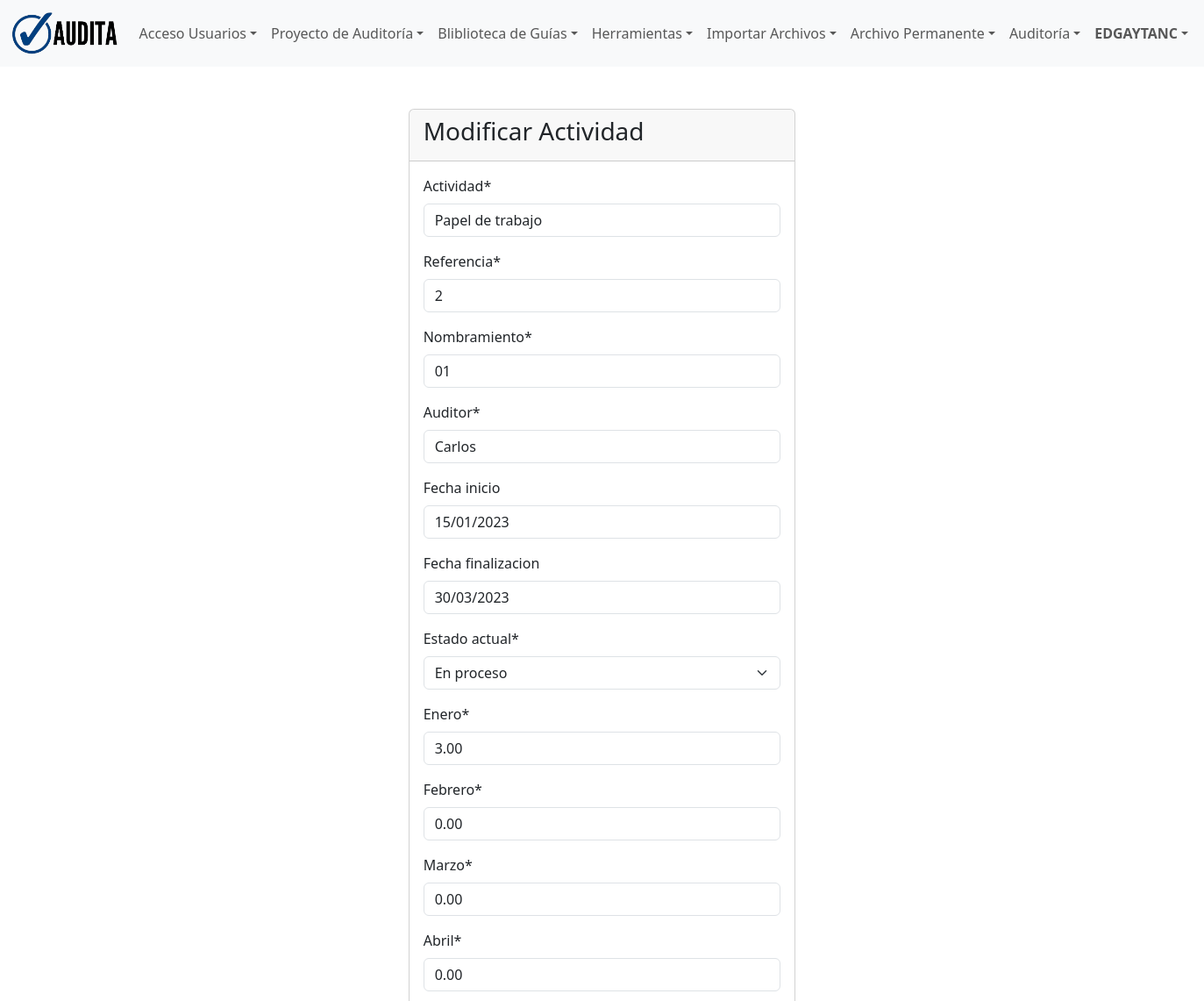
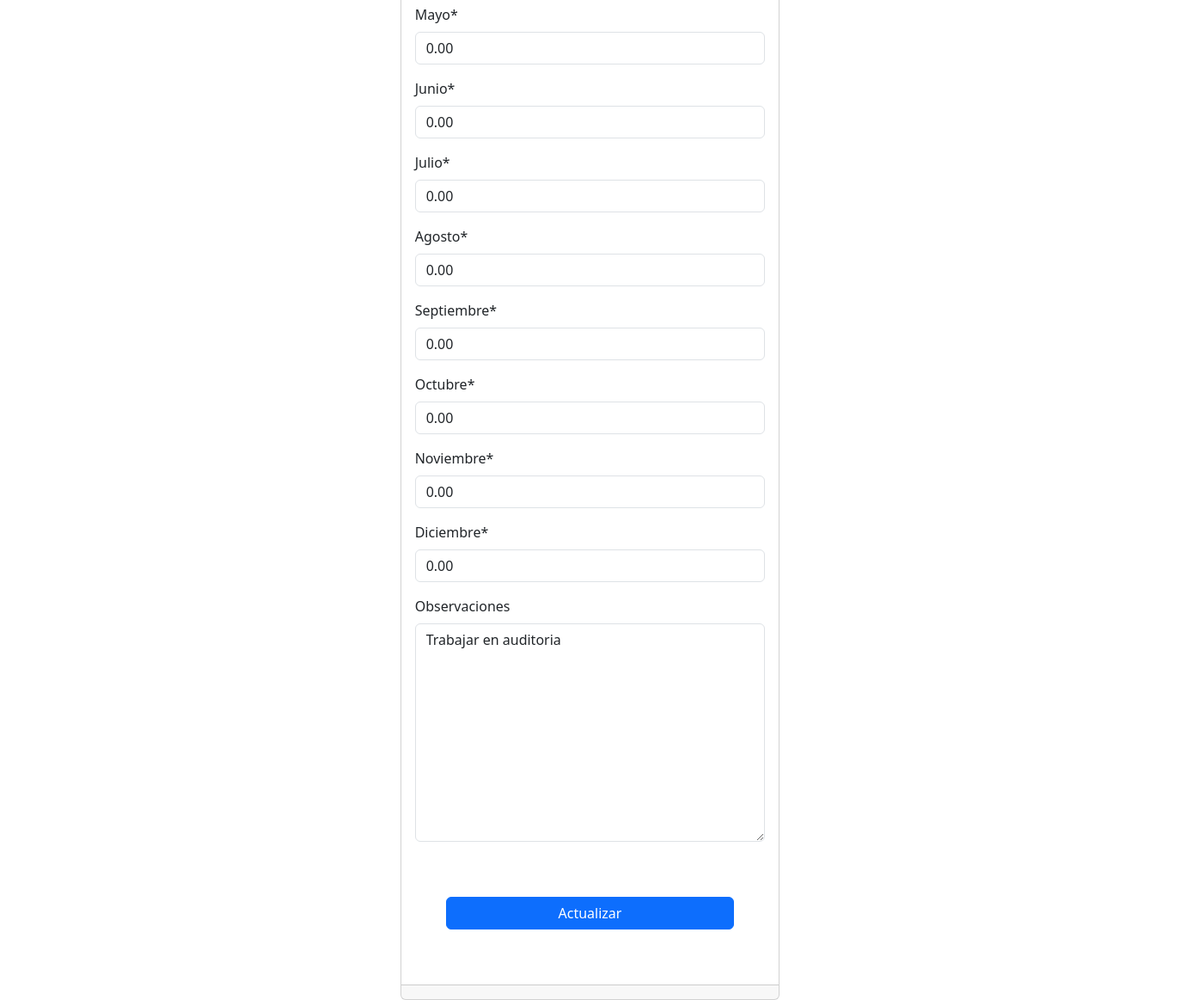
The app's page /herramientas/editar_actividad/2/ (signed in) with its own data (2 pictures, top to bottom).
### users/models.py (models this page shows)
class CustomUser(AbstractUser):
    is_activated = models.BooleanField(default=False)
    groups = models.ManyToManyField(
        'auth.Group',
        verbose_name='groups',
        blank=True,
        help_text='The groups this user belongs to. A user will get all permissions granted to each of their groups.',
        related_query_name='user',
        related_name='customuser_set',  # Add this line
    )
    user_permissions = models.ManyToManyField(
        'auth.Permission',
        verbose_name='user permissions',
        blank=True,
        help_text='Specific permissions for this user.',
        related_query_name='user',
        related_name='customuser_set',  # Add this line
    )

### herramientas/models.py (models this page shows, shortened)
class Actividad(models.Model):
    ESTADO = [
        ('EN_PROCESO', 'En proceso'),
        ('FINAIZADA', 'Finalizada'),
    ]
    actividad = models.CharField(max_length=200)
    referencia = models.CharField(max_length=200)
    nombramiento = models.CharField(max_length=200)
    auditor = models.CharField(max_length=200)
    fecha_inicio = models.DateField(null=True, blank=True)
    fecha_finalizacion = models.DateField(null=True, blank=True)
    estado_actual = models.CharField(max_length=20, choices=ESTADO, default='EN_PROCESO')
    enero = models.DecimalField(max_digits=5, decimal_places=2)
    febrero = models.DecimalField(max_digits=5, decimal_places=2)
    marzo = models.DecimalField(max_digits=5, decimal_places=2)
    abril = models.DecimalField(max_digits=5, decimal_places=2)
    mayo = models.DecimalField(max_digits=5, decimal_places=2)
    junio = models.DecimalField(max_digits=5, decimal_places=2)
    julio = models.DecimalField(max_digits=5, decimal_places=2)
    agosto = models.DecimalField(max_digits=5, decimal_places=2)
    septiembre = models.DecimalField(max_digits=5, decimal_places=2)
    octubre = models.DecimalField(max_digits=5, decimal_places=2)
    noviembre = models.DecimalField(max_digits=5, decimal_places=2)
    diciembre = models.DecimalField(max_digits=5, decimal_places=2)
    observaciones = models.TextField(null=True, blank=True)

### herramientas/views.py (the view)
# urls.py: path('editar_actividad/<int:actividad_id>/', views.editar_actividad, name='editar_actividad'),
@login_required
@entidad_requerida
def editar_actividad(request, actividad_id):
    actividad = Actividad.objects.get(id=actividad_id)
    if request.method == 'POST':
        form = ActividadForm(request.POST, instance=actividad)
        if form.is_valid():
            form.save()
            return redirect('listar_actividades')
    else:
        form = ActividadForm(instance=actividad)
    return render(request, 'herramientas/editar_actividad.html', {'form': form})

### templates/herramientas/editar_actividad.html (shortened to what this page needs)
{% extends 'layout/base.html' %}
{% load crispy_forms_tags %}
{% load static %}
{% block 'content' %}
<div class="row pt-5">
    <div class="col-md-4 offset-md-4">
        <div class="card">
            <div class="card-header">
                <h3>
                    Modificar Actividad
                </h3>
            </div>
            <div class="card-body">
                <form method="post">
                    {{ form|crispy }}
                    <div class="row p-5">
                        <button type="submit" class="btn btn-primary">Actualizar</button>
                    </div>
                </form>
            </div>
            <div class="card-footer">
            </div>
        </div>
    </div>
</div>
{% endblock 'content' %}

### templates/layout/partials/menu.html (shortened to what this page needs)
{% load static %}
<header>
    <nav class="navbar navbar-expand-lg navbar-light bg-light">
        <div class="container-fluid">
            <a class="navbar-brand" href="{% url 'index' %}"><img
                    src="{% static 'img/logo-horizontal-menu.png' %}" height="50" loading="lazy"
                    alt=""></a>
            <div class="collapse navbar-collapse" id="navbarNav">
                <ul class="navbar-nav">
                    <li class="nav-item dropdown">
                        <a class="nav-link dropdown-toggle" href="#"
                            role="button" data-bs-toggle="dropdown"
                            aria-expanded="false">Acceso Usuarios</a>
                    </li>
                    <li class="nav-item dropdown">
                        <a class="nav-link dropdown-toggle" href="#"
                            role="button" data-bs-toggle="dropdown"
                            aria-expanded="false">Proyecto de Auditoría</a>
                    </li>
                    <li class="nav-item dropdown">
                        <a class="nav-link dropdown-toggle" href="#"
                            role="button" data-bs-toggle="dropdown"
                            aria-expanded="false">Bliblioteca de Guías</a>
                    </li>
                    <li class="nav-item dropdown">
                        <a class="nav-link dropdown-toggle" href="#"
                            role="button" data-bs-toggle="dropdown"
                            aria-expanded="false">Herramientas</a>
                    </li>
                    <li class="nav-item dropdown">
                        <a class="nav-link dropdown-toggle" href="#"
                            role="button" data-bs-toggle="dropdown"
                            aria-expanded="false">Importar Archivos</a>
                    </li>
                    <li class="nav-item dropdown">
                        <a class="nav-link dropdown-toggle" href="#"
                            role="button" data-bs-toggle="dropdown"
                            aria-expanded="false">Archivo Permanente</a>
                    </li>
                    <li class="nav-item dropdown">
                        <a class="nav-link dropdown-toggle" href="#"
                            role="button" data-bs-toggle="dropdown"
                            aria-expanded="false">Auditoría</a>
                    </li>
                    <li class ="nav-item dropdown">
                        <a class ="nav-link dropdown-toggle" href="#"
                            role="button" data-bs-toggle="dropdown"
                            aria-expanded="false"><b>{{user.username|upper}}</b></a>
                    </li>
                </ul>
            </div>
        </div>
    </nav>
</header>

### records on screen
CustomUser: username "EDGAYTANC"
Actividad: actividad "Papel de trabajo", referencia "2", nombramiento "01", auditor "Carlos", fecha_inicio "15/01/2023", fecha_finalizacion "30/03/2023", estado_actual "En proceso", enero "3.00", febrero "0.00", marzo "0.00", abril "0.00", mayo "0.00", junio "0.00", julio "0.00", agosto "0.00", septiembre "0.00", octubre "0.00", noviembre "0.00", diciembre "0.00", observaciones "Trabajar en auditoria"
